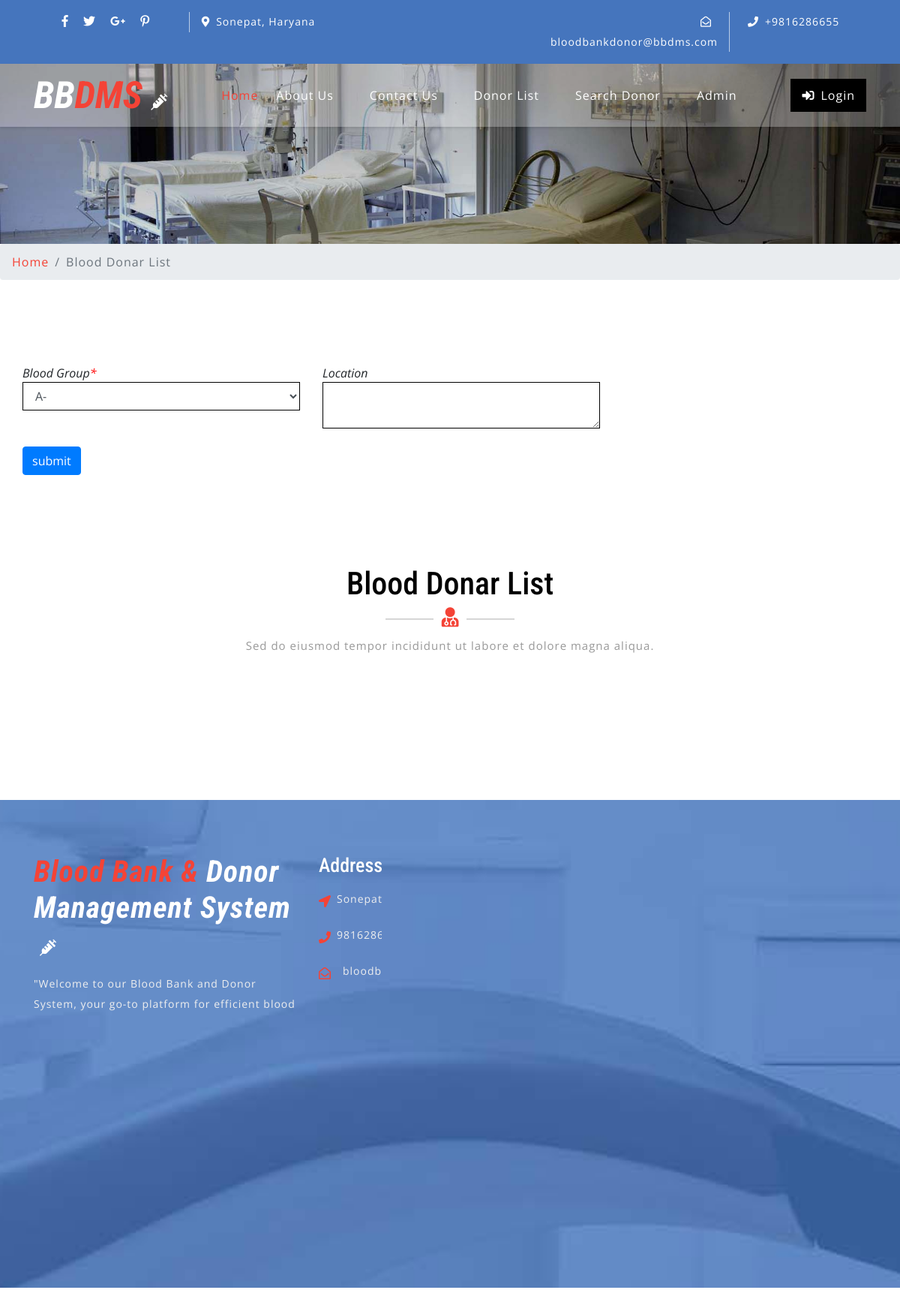
The page /search-donar.php on the database its author committed.
### tables this page shows
CREATE TABLE `tblcontactusinfo` (
  `id` int(11) NOT NULL,
  `Address` tinytext DEFAULT NULL,
  `EmailId` varchar(255) DEFAULT NULL,
  `ContactNo` char(11) DEFAULT NULL
);

### search-donar.php (the view, shortened to what this page needs)
<?php error_reporting(0);
include('includes/config.php');
?>
<!DOCTYPE html>
<html lang="zxx">
<head>
	<link rel="stylesheet" href="css/bootstrap.css">
	<link rel="stylesheet" href="css/style.css" type="text/css" media="all" />
	<link rel="stylesheet" href="css/fontawesome-all.css">
</head>
<body>
	<?php include('includes/header.php');?>
	<div class="inner-banner-w3ls">
	</div>
	<div class="breadcrumb-agile">
		<div aria-label="breadcrumb">
			<ol class="breadcrumb">
				<li class="breadcrumb-item">
					<a href="index.php">Home</a>
				</li>
				<li class="breadcrumb-item active" aria-current="page">Blood Donar List</li>
			</ol>
		</div>
	</div>
	<div class="agileits-contact py-5">
		<div class="py-xl-5 py-lg-3">
			<form name="donar" method="post" style="padding-left: 30px;">
<div class="row">
<div class="col-lg-4 mb-4">
<div class="font-italic">Blood Group<span style="color:red">*</span> </div>
<div><select name="bloodgroup" class="form-control" required>
<?php $sql = "SELECT * from  tblbloodgroup ";
$query = $dbh -> prepare($sql);
$query->execute();
$results=$query->fetchAll(PDO::FETCH_OBJ);
if($query->rowCount() > 0)
{
foreach($results as $result)
{               ?>
<option value="<?php echo htmlentities($result->BloodGroup);?>"><?php echo htmlentities($result->BloodGroup);?></option>
<?php }} ?>
</select>
</div>
</div>
<div class="col-lg-4 mb-4">
<div class="font-italic">Location </div>
<div><textarea class="form-control" name="location"></textarea></div>
</div>
</div>
<div class="row">
<div class="col-lg-4 mb-4">
<div><input type="submit" name="sub" class="btn btn-primary" value="submit" style="cursor:pointer"></div>
</div>
</div>
</form>
	<div class="agileits-contact py-5">
		<div class="py-xl-5 py-lg-3">
			<div class="w3ls-titles text-center mb-5">
				<h3 class="title">Blood Donar List</h3>
				<span>
					<i class="fas fa-user-md"></i>
				</span>
				<p class="mt-2">Sed do eiusmod tempor incididunt ut labore et dolore magna aliqua.</p>
			</div>
			<div class="d-flex">
			</div>
		</div>
	</div>
	<?php include('includes/footer.php');?>
</body>
</html>

### includes/header.php (shortened to what this page needs)
    <header>
        <div class="top-bar py-3">
            <div class="container">
                <div class="row">
                    <div class="col-lg-7 top-social-agile">
                        <div class="row">
                            <ul class="col-lg-4 col-6 top-right-info text-center">
                                <li>
                                    <a href="#">
                                        <i class="fab fa-facebook-f"></i>
                                    </a>
                                </li>
                                <li class="mx-3">
                                    <a href="#">
                                        <i class="fab fa-twitter"></i>
                                    </a>
                                </li>
                                <li>
                                    <a href="#">
                                        <i class="fab fa-google-plus-g"></i>
                                    </a>
                                </li>
                                <li class="ml-3">
                                    <a href="#">
                                        <i class="fab fa-pinterest-p"></i>
                                    </a>
                                </li>
                            </ul><?php
$sql = "SELECT * from tblcontactusinfo";
$query = $dbh -> prepare($sql);
$query->execute();
$results=$query->fetchAll(PDO::FETCH_OBJ);
if($query->rowCount() > 0)
{
foreach($results as $result)
{ ?>
                            <div class="col-6 header-top_w3layouts pl-3 text-lg-left text-center">
                                <p class="text-white">
                                    <i class="fas fa-map-marker-alt mr-2"></i><?php  echo $result->Address; ?></p>
                            </div>
                        </div>
                    </div>
                    <div class="col-lg-5 top-social-agile text-lg-right text-center">
                        <div class="row">
                            <div class="col-lg-7 col-6 top-w3layouts">
                                <p class="text-white">
                                    <i class="far fa-envelope-open mr-2"></i>
                                    <a href="mailto:info@example.com" class="text-white"><?php  echo $result->EmailId; ?></a>
                                </p>
                            </div>
                            <div class="col-lg-5 col-6 header-w3layouts pl-4 text-lg-left">
                                <p class="text-white">
                                    <i class="fas fa-phone mr-2"></i>+<?php  echo $result->ContactNo; ?></p>
                            </div>
                        </div><?php } } ?>
                    </div>
                </div>
            </div>
        </div>
    </header>
    <div id="home">
        <div class="main-top py-1">
            <nav class="navbar navbar-expand-lg navbar-light fixed-navi">
                <div class="container">
                    <h1>
                        <a class="navbar-brand font-weight-bold font-italic" href="index.php">
                            <span>BB</span>DMS
                            <i class="fas fa-syringe"></i>
                        </a>
                    </h1>
                    <div class="collapse navbar-collapse text-center" id="navbarSupportedContent">
                        <ul class="navbar-nav ml-lg-auto">
                            <li class="nav-item active mt-lg-0 mt-3">
                                <a class="nav-link" href="index.php">Home
                                </a>
                            </li>
                            <li class="nav-item mx-lg-4 my-lg-0 my-3">
                                <a class="nav-link" href="about.php">About Us</a>
                            </li>
                            <li class="nav-item mx-lg-4 my-lg-0 my-3">
                                <a class="nav-link" href="contact.php">Contact Us</a>
                            </li>
                            <li class="nav-item mx-lg-4 my-lg-0 my-3">
                                <a class="nav-link" href="donor-list.php">Donor List</a>
                            </li>
                            <li class="nav-item mx-lg-4 my-lg-0 my-3">
                                <a class="nav-link" href="search-donor.php">Search Donor</a>
                            </li>
                            <?php if (strlen($_SESSION['bbdmsdid']==0)) {?>
                            <li class="nav-item mx-lg-4 my-lg-0 my-3">
                                <a class="nav-link" href="admin/index.php">Admin</a>
                            </li>
                        </ul>
                        <a href="login.php" class="login-button ml-lg-5 mt-lg-0 mt-4 mb-lg-0 mb-3" >
                            <i class="fas fa-sign-in-alt mr-2"></i>Login</a><?php } ?>
                    </div>
                </div>
            </nav>
        </div>
    </div>

### includes/footer.php (shortened to what this page needs)
<footer>
    <div class="w3ls-footer-grids pt-sm-4 pt-3">
      <div class="container py-xl-5 py-lg-3">
        <div class="row">
          <div class="col-md-4 w3l-footer">
            <h2 class="mb-sm-3 mb-2">
              <a href="index.php" class="text-white font-italic font-weight-bold">
                <span>Blood Bank & </span>Donor Management System
                <i class="fas fa-syringe ml-2"></i>
              </a>
            </h2>
            <p>"Welcome to our Blood Bank and Donor System, your go-to platform for efficient blood donation and distribution management. Our system streamlines the process of connecting donors with recipients in need, ensuring timely access to safe and quality blood supplies. Join us in making a difference and saving lives through the power of voluntary blood donation. Together, we can create a healthier and more resilient community."</p>
          </div>
          <div class="col-md-4 w3l-footer my-md-0 my-4">
            <h3 class="mb-sm-3 mb-2 text-white">Address</h3>
            <ul class="list-unstyled">
              <?php
$sql = "SELECT * from tblcontactusinfo";
$query = $dbh -> prepare($sql);
$query->execute();
$results=$query->fetchAll(PDO::FETCH_OBJ);
if($query->rowCount() > 0)
{
foreach($results as $result)
{ ?>
              <li>
                <i class="fas fa-location-arrow float-left"></i>
                <p class="ml-4">
                  <span><?php  echo $result->Address; ?>. </p>
                <div class="clearfix"></div>
              </li>
              <li class="my-3">
                <i class="fas fa-phone float-left"></i>
                <p class="ml-4"><?php  echo $result->ContactNo; ?></p>
                <div class="clearfix"></div>
              </li>
              <li>
                <i class="far fa-envelope-open float-left"></i>
                <a href="mailto:info@example.com" class="ml-3"><?php  echo $result->EmailId; ?></a>
                <div class="clearfix"></div>
              </li>
            <?php } } ?></ul>
          </div>
          <div class="col-md-4 w3l-footer">
            <h3 class="mb-sm-3 mb-2 text-white">Quick Links</h3>
            <div class="nav-w3-l">
              <ul class="list-unstyled">
                <li>
                  <a href="index.php">Home</a>
                </li>
                <li class="mt-2">
                  <a href="about.php">About Us</a>
                </li>
                <li class="mt-2">
                  <a href="contact.php">Contact Us</a>
                </li>
              </ul>
            </div>
          </div>
        </div>
        <div class="border-top mt-5 pt-lg-4 pt-3 pb-lg-0 pb-3 text-center">
          <p class="copy-right-grids mt-lg-1">©  Blood Bank Donor Management System
          </p>
        </div>
      </div>
    </div>
  </footer>

### css/style.css (style rules this page uses)
body { padding: 0; margin: 0; background: #FFF; font-family: 'Open Sans', sans-serif; }
body a { transition: 0.5s all; -webkit-transition: 0.5s all; -moz-transition: 0.5s all; -o-transition: 0.5s all; -ms-transition: 0.5s all; text-decoration: none; }
input[type="button"], input[type="submit"] { transition: 0.5s all; -webkit-transition: 0.5s all; -moz-transition: 0.5s all; -o-transition: 0.5s all; -ms-transition: 0.5s all; }
h1, h2, h3, h4, h5, h6 { margin: 0; padding: 0; font-family: 'Roboto Condensed', sans-serif; }
p { margin: 0; padding: 0; font-family: 'Open Sans', sans-serif; font-size: 15px; letter-spacing: 1px; line-height: 1.9; color: #999; }
ul, ol { margin: 0; padding: 0; }
.top-bar { background: #4575bd; }
.top-right-info li i { color: #fff; transition: 0.5s all; -webkit-transition: 0.5s all; -moz-transition: 0.5s all; -o-transition: 0.5s all; -ms-transition: 0.5s all; }
.top-right-info li { display: inline-block; }
.header-top_w3layouts p, .header-w3layouts p, .top-w3layouts p { font-size: 14px; }
.header-top_w3layouts, .header-w3layouts { border-left: 1px solid rgba(255, 255, 255, 0.63); }
div#home { position: relative; }
.main-top { position: absolute; z-index: 999; width: 100%; background: rgba(255, 255, 255, 0.26); box-shadow: 0 2px 3px 0 rgba(0, 0, 0, 0.1); -webkit-transition: background-color .1s ease-in-out; -moz-transition: background-color .1s ease-in-out; -ms-transition: background-color .1s ease-in-out; -o-transition: background-color .1s ease-in-out; transition: background-color .1s ease-in-out; }
.navbar-light .navbar-nav .nav-link { padding: 0; color: #fff; background: transparent; font-size: 16px; letter-spacing: 1px; }
.navbar-light .navbar-nav .show>.nav-link, .navbar-light .navbar-nav .active>.nav-link, .navbar-light .navbar-nav .nav-link.show, .navbar-light .navbar-nav .nav-link.active, .navbar-light .navbar-nav .nav-link:hover, .navbar-light .navbar-nav .nav-link:focus { color: #f44336; }
nav.fixed-navi ul { list-style: none; margin: 0; padding: 0; }
nav.fixed-navi ul li { float: left; }
a.navbar-brand { color: #f44336; font-size: 50px; padding: 0; }
.navbar-light .navbar-brand, .navbar-light .navbar-brand:hover, .navbar-light .navbar-brand:focus, .w3l-footer h2 a span { color: #f44336; }
a.navbar-brand span { color: #fff; }
a.navbar-brand i, .w3l-footer h2 a i { color: #fff; font-size: 22px; }
a.login-button { color: #fff; letter-spacing: 1px; font-size: 16px; padding: 10px 15px; background: #000; display: inline-block; }
.form-control { border-radius: 0px }
h3.title { color: #000; font-size: 42px; }
.w3ls-titles span { position: relative; }
.w3ls-titles span:before { content: " "; background: #d6d6d6; width: 64px; height: 2px; position: absolute; top: 9px; left: -75px; }
.w3ls-titles span:after { content: " "; background: #d6d6d6; width: 64px; height: 2px; position: absolute; top: 9px; right: -75px; }
.w3ls-titles i { color: #f44336; font-size: 26px; margin-top: 5px; }
footer { background: url(../images/bg3.jpg) no-repeat center fixed; background-size: cover; -webkit-background-size: cover; -moz-background-size: cover; -o-background-size: cover; -moz-background-size: cover; }
.w3l-footer h2 a { font-size: 40px; letter-spacing: 1px; }
.w3l-footer h3 { font-size: 26px; }
.w3l-footer p, .w3l-footer p a, .w3l-footer ul li a { font-size: 14px; color: #efefef; letter-spacing: 1px; }
.w3l-footer ul li i { color: #f44336; line-height: 2; }
p.copy-right-grids { font-size: 14px; color: #fff; letter-spacing: 2px; }
.inner-banner-w3ls { background: url(../images/banner3.jpg) no-repeat center; background-size: cover; -webkit-background-size: cover; -moz-background-size: cover; -o-background-size: cover; -moz-background-size: cover; height: 20vw; }
.breadcrumb li a { color: #f44336; }
.breadcrumb li { letter-spacing: 1px; color: #000; }
select.form-control:not([size]):not([multiple]) { height: inherit; }

### rows shown on the page
tblcontactusinfo: Address "Sonepat, Haryana", EmailId "bloodbankdonor@bbdms.com", ContactNo "9816286655"

### other values the page prints
form field bloodgroup "A-"
